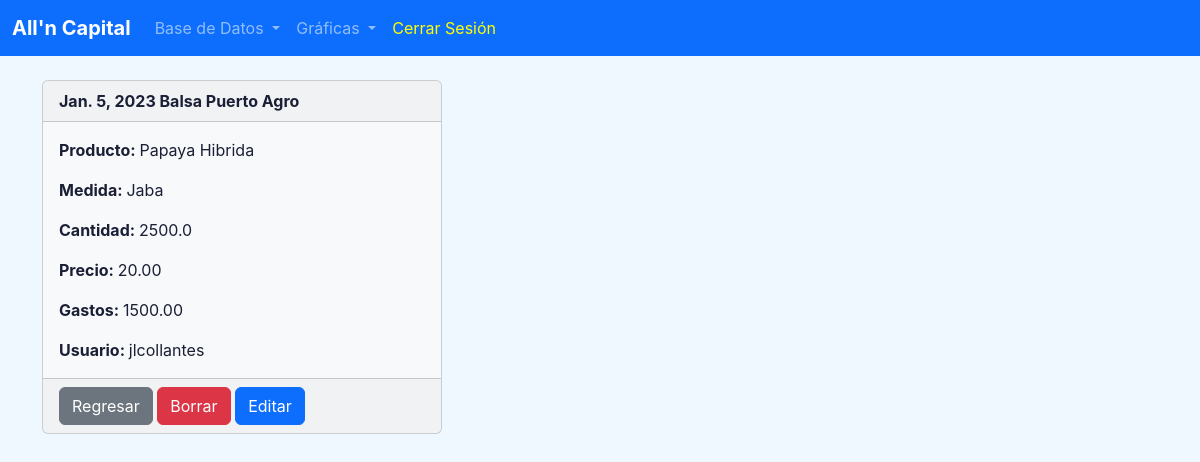
The page /detalle-datos/9 (signed in) on the database its author committed.
### core/models.py (models this page shows, shortened)
class CostoProyectos(models.Model):
    creado = models.DateTimeField(auto_now_add=True)
    fecha = models.DateField()
    ubicacion = models.CharField(max_length=60)
    categoria = models.CharField(max_length=60)
    producto = models.CharField(max_length=60)
    medida = models.CharField(max_length=60)
    cantidad = models.DecimalField(max_digits=7, decimal_places=1)
    precio = models.DecimalField(max_digits=7, decimal_places=2)
    gastos = models.DecimalField(max_digits=8, decimal_places=2)
    usuario = models.CharField(max_length=60)

### core/views.py (the view)
# urls.py: path('detalle-datos/<int:pk>', views.detalle_datos, name='detalle-datos'),
def detalle_datos(request, pk):
    if request.user.is_authenticated and request.user.is_staff:
        proyecto_filtrado = CostoProyectos.objects.get(id=pk)
        return render(request, 'core/detalle-datos.html', {'proyecto_filtrado':proyecto_filtrado})
    else:
        messages.success(request, "Debe iniciar sesión y tener privilegios de administrador para visualizar un registro.")
        return redirect('home')

### core/templates/core/detalle-datos.html
{% extends 'core/base.html' %}
{% block content %}
<br>
<div class="card text-bg-light mb-3" style="max-width: 25rem;">
    <div class="card-header">
        <strong>
        {{proyecto_filtrado.fecha}} {{proyecto_filtrado.ubicacion}} {{proyecto_filtrado.categoria}}
    </strong>
    </div>
    <div class="card-body">
      <p class="card-text">
        <strong>Producto: </strong>{{proyecto_filtrado.producto}}
      </p>
      <p class="card-text">
        <strong>Medida: </strong>{{proyecto_filtrado.medida}}
      </p>
      <p class="card-text">
        <strong>Cantidad: </strong>{{proyecto_filtrado.cantidad}}
      </p>
      <p class="card-text">
        <strong>Precio: </strong>{{proyecto_filtrado.precio}}
      </p>
      <p class="card-text">
        <strong>Gastos: </strong>{{proyecto_filtrado.gastos}}
      </p>
      <p class="card-text">
        <strong>Usuario: </strong>{{proyecto_filtrado.usuario}}
      </p>
    </div>
    <div class="card-footer">
        <a href="{% url 'ver-datos' %}" class="btn btn-secondary">Regresar</a>
        <a href="{% url 'borrar-datos' proyecto_filtrado.id %}" class="btn btn-danger">Borrar</a>
        <a href="{% url 'editar-datos' proyecto_filtrado.id %}" class="btn btn-primary">Editar</a>
    </div>
</div>
{% endblock %}

### core/static/core/login.css (style rules this page uses)
* { padding: 0; margin: 0; color: #1a1f36; box-sizing: border-box; word-wrap: break-word; font-family: -apple-system,BlinkMacSystemFont,Segoe UI,Roboto,Helvetica Neue,Ubuntu,sans-serif; }
body { min-height: 100%; background-color: f4fdff; }
a { color: #5469d4; text-decoration: unset; }

### core/static/core/table.css (style rules this page uses)
body { font-family:system-ui, -apple-system, BlinkMacSystemFont, 'Segoe UI', Roboto, Oxygen, Ubuntu, Cantarell, 'Open Sans', 'Helvetica Neue', sans-serif; color: rgba(0,0,0,.87); background-color: f4fdff; }

### rows shown on the page
CostoProyectos: fecha "Jan. 5, 2023", ubicacion "Balsa Puerto", categoria "Agro", producto "Papaya Hibrida", medida "Jaba", cantidad "2500.0", precio "20.00", gastos "1500.00", usuario "jlcollantes"
